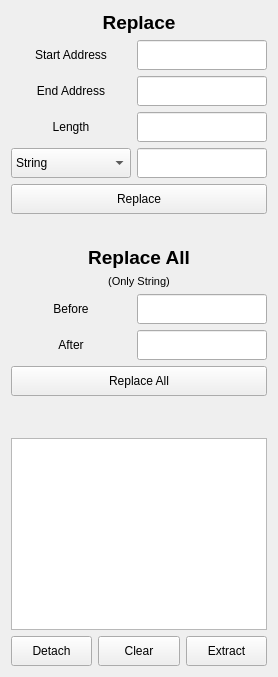
              <widget class="QWidget" name="stackMemoryPatch">
               <layout class="QGridLayout" name="gridLayout_55">
                <item row="5" column="0">
                 <widget class="QPlainTextEdit" name="txtMemoryPatch_Log">
                  <property name="readOnly">
                   <bool>true</bool>
                  </property>
                 </widget>
                </item>
                <item row="4" column="0">
                 <widget class="QLabel" name="label_62">
                  <property name="sizePolicy">
                   <sizepolicy hsizetype="Preferred" vsizetype="Fixed">
                    <horstretch>0</horstretch>
                    <verstretch>0</verstretch>
                   </sizepolicy>
                  </property>
                  <property name="minimumSize">
                   <size>
                    <width>0</width>
                    <height>30</height>
                   </size>
                  </property>
                  <property name="text">
                   <string/>
                  </property>
                 </widget>
                </item>
                <item row="1" column="0">
                 <widget class="QLabel" name="label_63">
                  <property name="sizePolicy">
                   <sizepolicy hsizetype="Preferred" vsizetype="Fixed">
                    <horstretch>0</horstretch>
                    <verstretch>0</verstretch>
                   </sizepolicy>
                  </property>
                  <property name="minimumSize">
                   <size>
                    <width>0</width>
                    <height>20</height>
                   </size>
                  </property>
                  <property name="text">
                   <string/>
                  </property>
                 </widget>
                </item>
                <item row="3" column="0">
                 <layout class="QGridLayout" name="gridLayout_59">
                  <item row="4" column="0" colspan="2">
                   <widget class="QPushButton" name="btnMemoryPatchAll_replace">
                    <property name="sizePolicy">
                     <sizepolicy hsizetype="Minimum" vsizetype="Fixed">
                      <horstretch>0</horstretch>
                      <verstretch>0</verstretch>
                     </sizepolicy>
                    </property>
                    <property name="minimumSize">
                     <size>
                      <width>0</width>
                      <height>30</height>
                     </size>
                    </property>
                    <property name="text">
                     <string>Replace All</string>
                    </property>
                   </widget>
                  </item>
                  <item row="2" column="1">
                   <widget class="QLineEdit" name="txtMemoryPatchAll_before">
                    <property name="sizePolicy">
                     <sizepolicy hsizetype="Expanding" vsizetype="Fixed">
                      <horstretch>0</horstretch>
                      <verstretch>0</verstretch>
                     </sizepolicy>
                    </property>
                    <property name="minimumSize">
                     <size>
                      <width>0</width>
                      <height>30</height>
                     </size>
                    </property>
                   </widget>
                  </item>
                  <item row="0" column="0" colspan="2">
                   <widget class="QLabel" name="label_61">
                    <property name="sizePolicy">
                     <sizepolicy hsizetype="Preferred" vsizetype="Fixed">
                      <horstretch>0</horstretch>
                      <verstretch>0</verstretch>
                     </sizepolicy>
                    </property>
                    <property name="font">
                     <font>
                      <pointsize>14</pointsize>
                      <weight>75</weight>
                      <bold>true</bold>
                     </font>
                    </property>
                    <property name="text">
                     <string>Replace All</string>
                    </property>
                    <property name="alignment">
                     <set>Qt::AlignCenter</set>
                    </property>
                   </widget>
                  </item>
                  <item row="2" column="0">
                   <widget class="QLabel" name="label_58">
                    <property name="sizePolicy">
                     <sizepolicy hsizetype="Preferred" vsizetype="Fixed">
                      <horstretch>0</horstretch>
                      <verstretch>0</verstretch>
                     </sizepolicy>
                    </property>
                    <property name="minimumSize">
                     <size>
                      <width>120</width>
                      <height>30</height>
                     </size>
                    </property>
                    <property name="text">
                     <string>Before</string>
                    </property>
                    <property name="alignment">
                     <set>Qt::AlignCenter</set>
                    </property>
                   </widget>
                  </item>
                  <item row="3" column="0">
                   <widget class="QLabel" name="label_59">
                    <property name="sizePolicy">
                     <sizepolicy hsizetype="Preferred" vsizetype="Fixed">
                      <horstretch>0</horstretch>
                      <verstretch>0</verstretch>
                     </sizepolicy>
                    </property>
                    <property name="minimumSize">
                     <size>
                      <width>120</width>
                      <height>30</height>
                     </size>
                    </property>
                    <property name="text">
                     <string>After</string>
                    </property>
                    <property name="alignment">
                     <set>Qt::AlignCenter</set>
                    </property>
                   </widget>
                  </item>
                  <item row="3" column="1">
                   <widget class="QLineEdit" name="txtMemoryPatchAll_after">
                    <property name="sizePolicy">
                     <sizepolicy hsizetype="Expanding" vsizetype="Fixed">
                      <horstretch>0</horstretch>
                      <verstretch>0</verstretch>
                     </sizepolicy>
                    </property>
                    <property name="minimumSize">
                     <size>
                      <width>0</width>
                      <height>30</height>
                     </size>
                    </property>
                   </widget>
                  </item>
                  <item row="1" column="0" colspan="2">
                   <widget class="QLabel" name="label_64">
                    <property name="font">
                     <font>
                      <pointsize>8</pointsize>
                     </font>
                    </property>
                    <property name="text">
                     <string>(Only String)</string>
                    </property>
                    <property name="alignment">
                     <set>Qt::AlignCenter</set>
                    </property>
                   </widget>
                  </item>
                 </layout>
                </item>
                <item row="0" column="0">
                 <layout class="QGridLayout" name="gridLayout_29">
                  <item row="0" column="0">
                   <layout class="QGridLayout" name="gridLayout_58">
                    <item row="1" column="0">
                     <widget class="QLabel" name="label_55">
                      <property name="minimumSize">
                       <size>
                        <width>120</width>
                        <height>30</height>
                       </size>
                      </property>
                      <property name="text">
                       <string>Start Address</string>
                      </property>
                      <property name="alignment">
                       <set>Qt::AlignCenter</set>
                      </property>
                     </widget>
                    </item>
                    <item row="3" column="1">
                     <widget class="QLineEdit" name="txtMemoryPatch_len">
                      <property name="sizePolicy">
                       <sizepolicy hsizetype="Expanding" vsizetype="Fixed">
                        <horstretch>0</horstretch>
                        <verstretch>0</verstretch>
                       </sizepolicy>
                      </property>
                      <property name="minimumSize">
                       <size>
                        <width>0</width>
                        <height>30</height>
                       </size>
                      </property>
                     </widget>
                    </item>
                    <item row="4" column="1">
                     <widget class="QLineEdit" name="txtMemoryPatch_search">
                      <property name="sizePolicy">
                       <sizepolicy hsizetype="Expanding" vsizetype="Fixed">
                        <horstretch>0</horstretch>
                        <verstretch>0</verstretch>
                       </sizepolicy>
                      </property>
                      <property name="minimumSize">
                       <size>
                        <width>0</width>
                        <height>30</height>
                       </size>
                      </property>
                     </widget>
                    </item>
                    <item row="4" column="0">
                     <widget class="QComboBox" name="comboMemoryPatch_type">
                      <property name="sizePolicy">
                       <sizepolicy hsizetype="Preferred" vsizetype="Preferred">
                        <horstretch>0</horstretch>
                        <verstretch>0</verstretch>
                       </sizepolicy>
                      </property>
                      <property name="minimumSize">
                       <size>
                        <width>0</width>
                        <height>30</height>
                       </size>
                      </property>
                      <item>
                       <property name="text">
                        <string>String</string>
                       </property>
                      </item>
                      <item>
                       <property name="text">
                        <string>HEX</string>
                       </property>
                      </item>
                     </widget>
                    </item>
                    <item row="3" column="0">
                     <widget class="QLabel" name="label_57">
                      <property name="minimumSize">
                       <size>
                        <width>120</width>
                        <height>30</height>
                       </size>
                      </property>
                      <property name="text">
                       <string>Length</string>
                      </property>
                      <property name="alignment">
                       <set>Qt::AlignCenter</set>
                      </property>
                     </widget>
                    </item>
                    <item row="2" column="0">
                     <widget class="QLabel" name="label_56">
                      <property name="minimumSize">
                       <size>
                        <width>120</width>
                        <height>30</height>
                       </size>
                      </property>
                      <property name="text">
                       <string>End Address</string>
                      </property>
                      <property name="alignment">
                       <set>Qt::AlignCenter</set>
                      </property>
                     </widget>
                    </item>
                    <item row="5" column="0" colspan="2">
                     <widget class="QPushButton" name="btnMemoryPatch_replace">
                      <property name="sizePolicy">
                       <sizepolicy hsizetype="Minimum" vsizetype="Fixed">
                        <horstretch>0</horstretch>
                        <verstretch>0</verstretch>
                       </sizepolicy>
                      </property>
                      <property name="minimumSize">
                       <size>
                        <width>0</width>
                        <height>30</height>
                       </size>
                      </property>
                      <property name="text">
                       <string>Replace</string>
                      </property>
                     </widget>
                    </item>
                    <item row="1" column="1">
                     <widget class="QLineEdit" name="txtMemoryPatch_start">
                      <property name="sizePolicy">
                       <sizepolicy hsizetype="Expanding" vsizetype="Fixed">
                        <horstretch>0</horstretch>
                        <verstretch>0</verstretch>
                       </sizepolicy>
                      </property>
                      <property name="minimumSize">
                       <size>
                        <width>0</width>
                        <height>30</height>
                       </size>
                      </property>
                     </widget>
                    </item>
                    <item row="2" column="1">
                     <widget class="QLineEdit" name="txtMemoryPatch_end">
                      <property name="sizePolicy">
                       <sizepolicy hsizetype="Expanding" vsizetype="Fixed">
                        <horstretch>0</horstretch>
                        <verstretch>0</verstretch>
                       </sizepolicy>
                      </property>
                      <property name="minimumSize">
                       <size>
                        <width>0</width>
                        <height>30</height>
                       </size>
                      </property>
                     </widget>
                    </item>
                    <item row="0" column="0" colspan="2">
                     <widget class="QLabel" name="label_60">
                      <property name="sizePolicy">
                       <sizepolicy hsizetype="Preferred" vsizetype="Fixed">
                        <horstretch>0</horstretch>
                        <verstretch>0</verstretch>
                       </sizepolicy>
                      </property>
                      <property name="font">
                       <font>
                        <pointsize>14</pointsize>
                        <weight>75</weight>
                        <bold>true</bold>
                       </font>
                      </property>
                      <property name="text">
                       <string>Replace</string>
                      </property>
                      <property name="alignment">
                       <set>Qt::AlignCenter</set>
                      </property>
                     </widget>
                    </item>
                   </layout>
                  </item>
                 </layout>
                </item>
                <item row="6" column="0">
                 <layout class="QGridLayout" name="gridLayout_57">
                  <item row="0" column="1">
                   <widget class="QPushButton" name="pushButton_10">
                    <property name="minimumSize">
                     <size>
                      <width>0</width>
                      <height>30</height>
                     </size>
                    </property>
                    <property name="text">
                     <string>Clear</string>
                    </property>
                   </widget>
                  </item>
                  <item row="0" column="0">
                   <widget class="QPushButton" name="pushButton_9">
                    <property name="minimumSize">
                     <size>
                      <width>0</width>
                      <height>30</height>
                     </size>
                    </property>
                    <property name="text">
                     <string>Detach</string>
                    </property>
                   </widget>
                  </item>
                  <item row="0" column="2">
                   <widget class="QPushButton" name="pushButton_11">
                    <property name="minimumSize">
                     <size>
                      <width>0</width>
                      <height>30</height>
                     </size>
                    </property>
                    <property name="text">
                     <string>Extract</string>
                    </property>
                   </widget>
                  </item>
                 </layout>
                </item>
               </layout>
              </widget>
